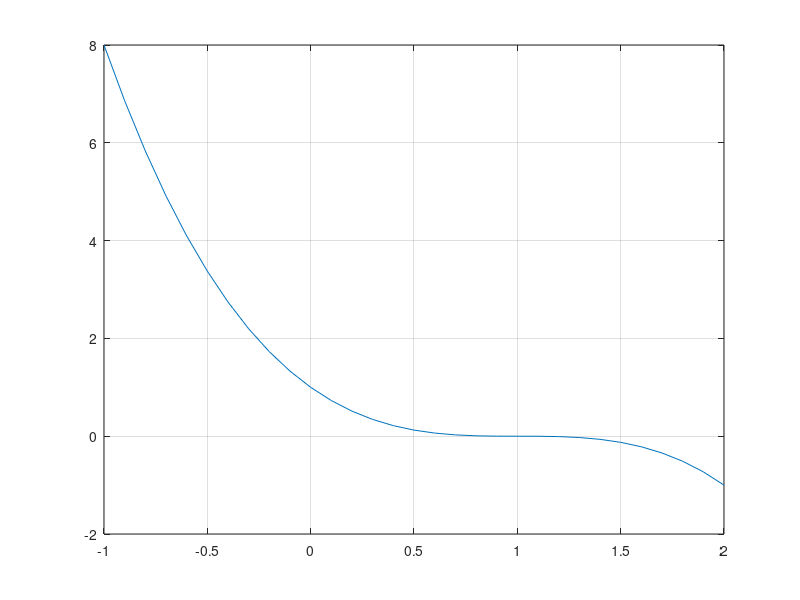

MATLAB code for this plot:
function [] = problem2()
    clc;
    x = [];
    y = [];
    for i = -1:0.1:2
        x(end+1) = i;
        y(end+1) = (1-i)^3;
    end
    plot(x,y);
    grid on;
end